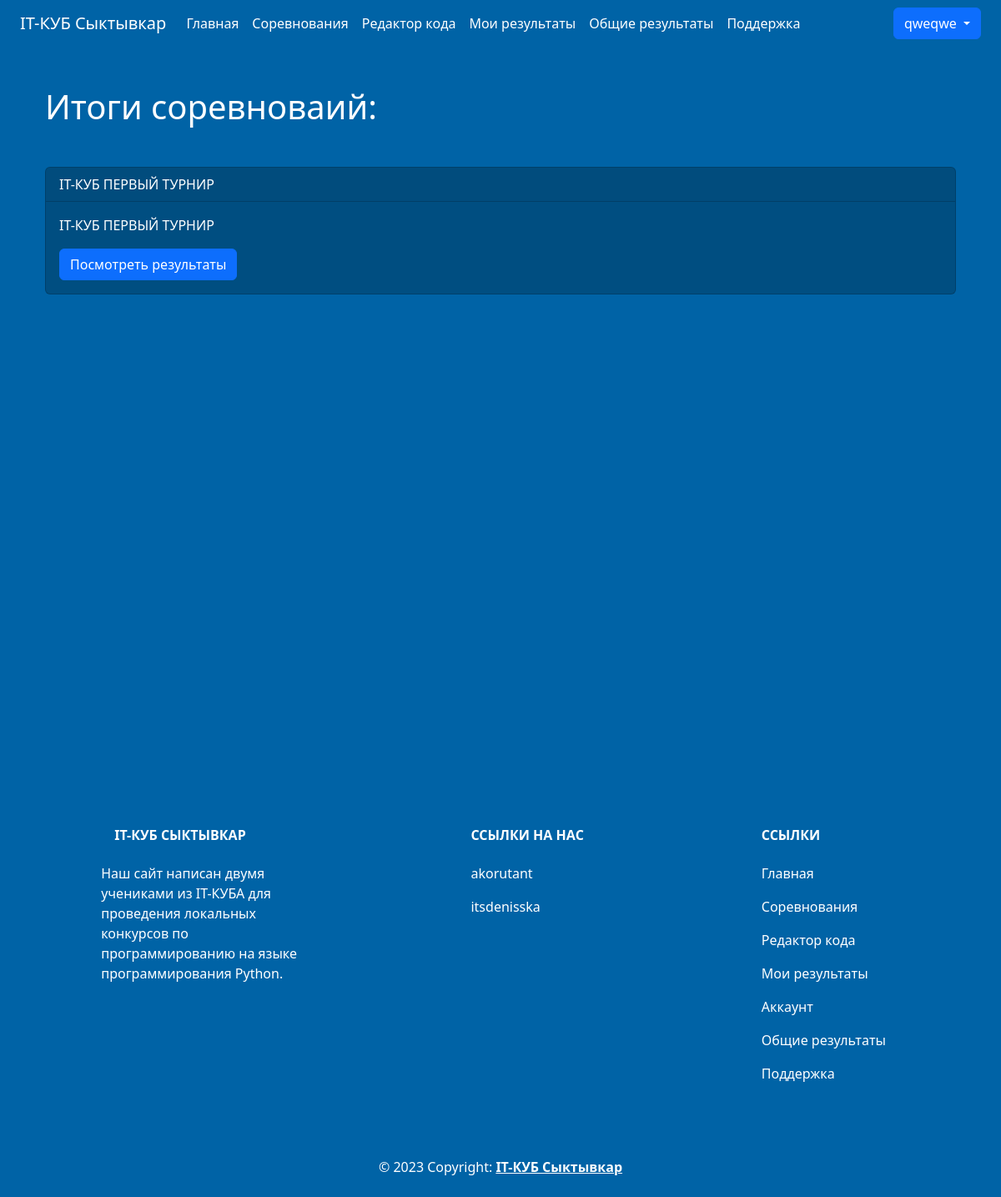
The page /results (signed in) on the database its author committed.
### data/users.py (models this page shows, shortened)
class User(SqlAlchemyBase, UserMixin):
    __tablename__ = 'users'
    id = sqlalchemy.Column(sqlalchemy.Integer,
                           primary_key=True, autoincrement=True)
    login = sqlalchemy.Column(sqlalchemy.String, nullable=False)
    firstname = sqlalchemy.Column(sqlalchemy.String, nullable=False)
    surname = sqlalchemy.Column(sqlalchemy.String, nullable=False)
    patronymic = sqlalchemy.Column(sqlalchemy.String, nullable=False)
    job_title = sqlalchemy.Column(sqlalchemy.String, nullable=False)
    email = sqlalchemy.Column(sqlalchemy.String,
                              index=True, unique=True, nullable=False)
    hashed_password = sqlalchemy.Column(sqlalchemy.String, nullable=False)
    count_contests = sqlalchemy.Column(sqlalchemy.Integer, nullable=False, default=0)
    count_wins = sqlalchemy.Column(sqlalchemy.Integer, nullable=False, default=0)
    avatar = sqlalchemy.Column(sqlalchemy.String, nullable=True)
    created_date = sqlalchemy.Column(sqlalchemy.DateTime,
                                     default=datetime.now)
    contest_results = orm.relationship('ContestResults', backref='user')

### data/contests.py (models this page shows)
class Contest(SqlAlchemyBase):
    __tablename__ = "contests"
    id = sqlalchemy.Column(sqlalchemy.Integer,
                           primary_key=True, autoincrement=True)
    title = sqlalchemy.Column(sqlalchemy.String, nullable=False, unique=True)
    description = sqlalchemy.Column(sqlalchemy.String, nullable=False)
    author_id = sqlalchemy.Column(sqlalchemy.Integer,
                                  sqlalchemy.ForeignKey("teachers.user_id"))
    join_deadline = sqlalchemy.Column(sqlalchemy.DateTime, nullable=False)
    end_deadline = sqlalchemy.Column(sqlalchemy.DateTime, nullable=False)
    teacher = orm.relationship('Teacher')
    tasks = orm.relationship('Task', secondary='contest_to_task', backref='contest')
    contest_result = orm.relationship("ContestResults", back_populates='contest_item')

### main.py (the view)
@app.route("/results")
@login_required
def results():
    db_sess = db_session.create_session()
    contests_data = db_sess.query(Contest).filter(Contest.end_deadline <= dt.datetime.now()).all()
    return render_template("results.html", contests=contests_data)

### data/db_session.py (called while the page is built)
def create_session() -> Session:
    global __factory
    return __factory()

### main.py (called while the page is built)
@login_manager.user_loader
def load_user(user_id):
    db_sess = db_session.create_session()
    return db_sess.query(User).get(user_id)

### templates/results.html
{% extends "base.html" %} {% block content %}
{% if contests %}
<div class="container mt-3 text-white">
    <h1 class="mt-3 mb-5">Итоги соревноваий:</h1>
    {% for contest in contests %}
    <div class="card card-background mb-3">
        <div class="card-header text-white">{{ contest.title }}</div>
        <div class="card-body text-white">
            <p class="card-text">{{ contest.description }}</p>
            <a href="{{ url_for('contests_results', contest_id=contest.id) }}" class="btn btn-primary">Посмотреть результаты</a>
        </div>
    </div>
    {% endfor %}
</div>
{% else %}
<h1 class="text-white mt-5">В данный момент нет итогов</h1>
{% endif %}
{% endblock %}

### templates/base.html (shortened to what this page needs)
<!DOCTYPE html>
<html lang="ru">
<head>
    <link
            rel="stylesheet"
            href="https://stackpath.bootstrapcdn.com/bootstrap/4.4.1/css/bootstrap.min.css"
    />
    <link
            href="https://cdn.jsdelivr.net/npm/bootstrap@5.3.0-alpha3/dist/css/bootstrap.min.css"
            rel="stylesheet"
    />
    <link rel="stylesheet" href="{{ url_for('static', filename='css/style.css') }}"/>
</head>
<body class="navbar-background">
<header class="container-fluid navbar-background">
    <nav class="navbar navbar-expand-lg navbar-background">
        <div class="container-fluid">
            <a class="navbar-brand text-white" href="{{ url_for('index') }}">IT-КУБ Сыктывкар</a>
            <div
                    class="collapse navbar-collapse justify-content-between"
                    id="navbarSupportedContent"
            >
                <ul class="navbar-nav me-auto mb-2 mb-lg-0">
                    <li class="nav-item">
                        <a
                                class="nav-link active text-white"
                                aria-current="page"
                                href="{{ url_for('index') }}"
                        >Главная</a
                        >
                    </li>
                    {% if current_user.is_authenticated %}
                    {% if current_user.job_title == "teacher" %}
                    <li>
                        <a class="nav-link text-white" href="{{ url_for('contests_teacher') }}">Мои соревнования</a>
                    </li>
                    <li>
                        <a class="nav-link text-white" href="{{ url_for('tasks_add') }}">Создать задание</a>
                    </li>
                    {% else %}
                    <li>
                        <li class="nav-item">
                            <a class="nav-link text-white" href="{{ url_for('contests') }}">Соревнования</a>
                        </li>
                        <a class="nav-link text-white" href="{{ url_for('code') }}">Редактор кода</a>
                    </li>
                    <li class="nav-item">
                        <a class="nav-link text-white" href="{{ url_for('user_results', user_id=current_user.id) }}">Мои результаты</a>
                    </li>
                    {% endif %}
                    {% endif %}
                    <li>
                        <a href="{{ url_for('results') }}" class="nav-link text-white">Общие результаты</a>
                    </li>
                    <li class="nav-item">
                        <a class="nav-link text-white" href="{{ url_for('help') }}">Поддержка</a>
                    </li>
                </ul>
                <div>
                    {% if current_user.is_authenticated %}
                    <div class="btn-group dropdown-center">
                        <button type="button" class="btn btn-primary dropdown-toggle"
                                data-bs-toggle="dropdown"
                                aria-expanded="false">
                            {{ current_user.login }}
                        </button>
                    </div>
                    {% else %}
                    <a class="btn btn-primary" href="{{ url_for('login') }}">Войти</a>
                    <a class="btn btn-primary" href="{{ url_for('register') }}">Регистрация</a>
                    {% endif %}
                </div>
            </div>
        </div>
    </nav>
</header>
<main role="main" class="container content mt-5">
    {% block content %} {% endblock %}
</main>
<footer class="text-center text-lg-start navbar-background text-muted">
    <section
            class="d-flex justify-content-center justify-content-lg-between p-4"
    >
        <div class="container text-center text-md-start mt-5 text-white">
            <div class="row mt-3">
                <div class="col-md-3 col-lg-4 col-xl-3 mx-auto mb-4">
                    <h6 class="text-uppercase fw-bold mb-4">
                        IT-КУБ Сыктывкар
                    </h6>
                    <p>Наш сайт написан двумя учениками из IT-КУБА для проведения локальных конкурсов по программированию на языке программирования Python.</p>
                </div>
                <div class="col-md-2 col-lg-2 col-xl-2 mx-auto mb-4">
                    <h6 class="text-uppercase fw-bold mb-4">Ссылки на нас</h6>
                    <p>
                        <a href="https://akoru.works/" class="nav-link text-white">akorutant</a>
                    </p>
                    <p>
                        <a href="https://t.me/itsdenisska" class="nav-link text-white">itsdenisska</a>
                    </p>
                </div>
                <div class="col-md-3 col-lg-2 col-xl-2 mx-auto mb-4">
                    <h6 class="text-uppercase fw-bold mb-4">Ссылки</h6>
                    <p>
                        <a href="{{ url_for('index') }}" class="nav-link text-white">Главная</a>
                    </p>
                    {% if current_user.is_authenticated %}
                    {% if current_user.job_title == "teacher" %}
                    <p>
                        <a class="nav-link text-white" href="{{ url_for('contests_teacher') }}">Мои соревнования</a>
                    </p>
                    {% else %}
                    <p>
                        <a href="{{ url_for('contests') }}" class="nav-link text-white">Соревнования</a>
                    </p>
                    <p>
                        <a class="nav-link text-white" href="{{ url_for('code') }}">Редактор кода</a>
                    </p>
                    <p>
                        <a class="nav-link text-white" href="{{ url_for('user_results', user_id=current_user.id) }}">Мои результаты</a>
                    </p>
                    {% endif %}
                    <p>
                        <a class="nav-link text-white" href="{{ url_for('account', user_id=current_user.id) }}">Аккаунт</a>
                    </p>
                    {% endif %}
                    <p>
                        <a href="{{ url_for('results') }}" class="nav-link text-white">Общие результаты</a>
                    </p>
                    <p>
                        <a href="{{ url_for('help') }}" class="nav-link text-white">Поддержка</a>
                    </p>
                </div>
            </div>
        </div>
    </section>
    <div class="text-center p-4 text-white">
        © 2023 Copyright:
        <a class="text-reset fw-bold" href="{{ url_for('index') }}">IT-КУБ Сыктывкар</a>
    </div>
</footer>
</body>
</html>

### static/css/style.css (style rules this page uses)
.navbar-background { background-color: #0063a6; }
.card-background { background-color: #004e81; }
.content { min-height:100vh; }

### rows shown on the page
User: login "qweqwe"
Contest: title "IT-КУБ ПЕРВЫЙ ТУРНИР", description "IT-КУБ ПЕРВЫЙ ТУРНИР"
